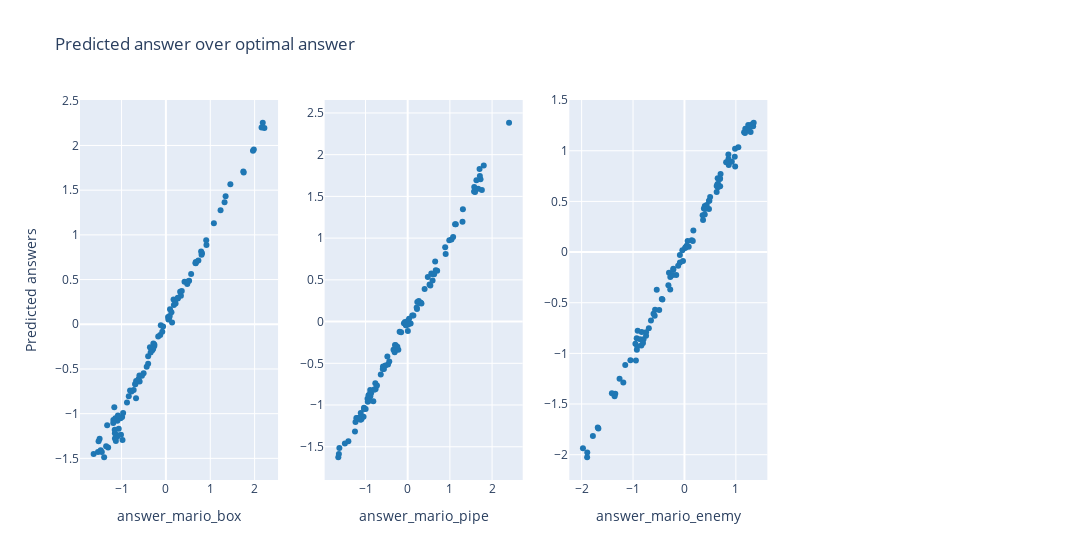

The notebook cell saved with this chart:
### Code cell
fig = make_subplots(rows=1, cols=4)
for i, c in enumerate(const.ANSWER_COLS):
    fig.add_trace(go.Scatter(x=df_answers[c], y=df_answers_pred[f'{c}_pred'],
                        mode='markers',
                        marker_color='#1f77b4',
                        name=c), row=1, col=i+1)
    fig.update_xaxes(title_text=c, row=1, col=i+1)
fig.update_layout(title_text="Predicted answer over optimal answer", width=1500, showlegend=False)
fig.update_yaxes(title_text="Predicted answers", col=1)
fig.show()
